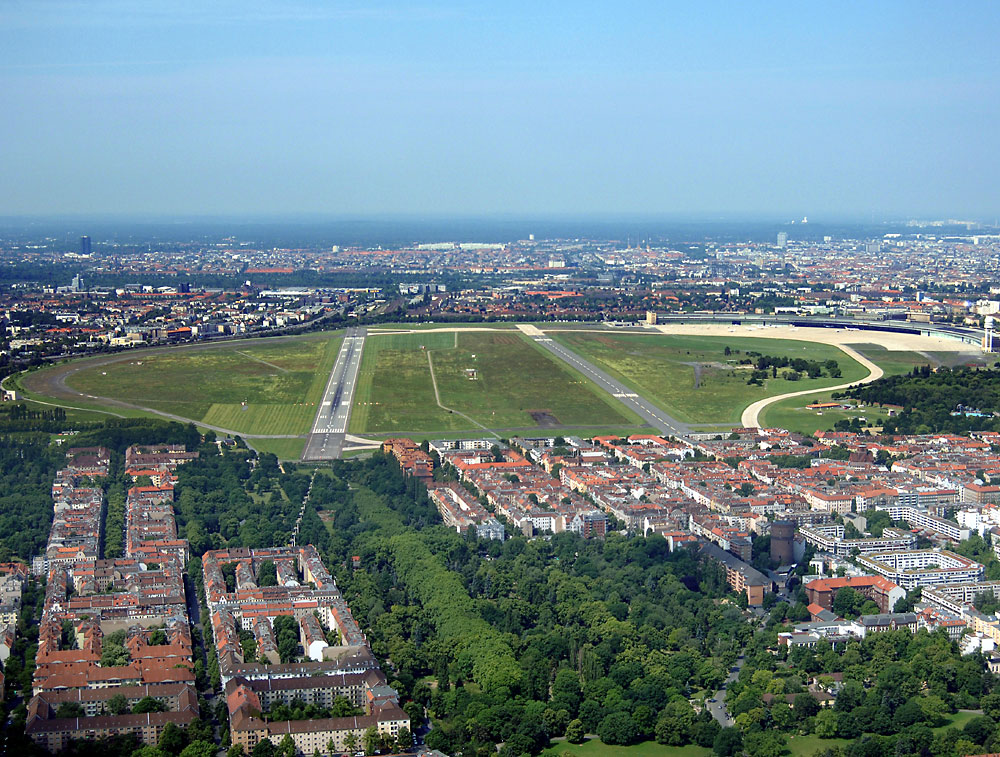
#> input picture schraegbild_tempelhof.jpg, 1000 x 757 px
$ jupyter execute cv2.ipynb
#> lines starting #> are read from the running program, lines starting #| are printed output that depends on the picture
[cell 1]
import numpy as np
import matplotlib.pyplot as plt
import cv2

[cell 2]
# control points in image coordinates: P1(305, 440), P2(672, 430), P3(480, 704), P4(971,630)
# destination points in 'world coordinates': P1(0, 0), P2(449, 0), P3(0, 465), P4(449, 465)
def calculate_projective_transformation(control_points, destination_points):
    """ calculates the homography for given control and destination points.

    - construct a matrix containing both the control and destination points
    - calculate the svd to find the homography

    """
    affine_trans = []

    if not len(control_points) == len(destination_points):
        raise Exception('Number of control points must match number of destination points')

    for index in range(0, len(control_points)):
        x_control, y_control = control_points[index]
        x_dest, y_dest = destination_points[index]

        matrix_entry_1 = [x_control, y_control, 1, 0, 0, 0, -x_dest*x_control, -x_dest*y_control, -x_dest]
        matrix_entry_2 = [0, 0, 0, x_control, y_control, 1, -y_dest*x_control, -y_dest*y_control, -y_dest]

        affine_trans.append(matrix_entry_1)
        affine_trans.append(matrix_entry_2)

    affine_trans = np.array(affine_trans)

    u, s, v = np.linalg.svd(affine_trans)
    homography = v[-1, :]
    homography = homography.reshape(3, 3)
    homography = homography / homography[2, 2]

    return homography


def apply_projective_transformation(image_path, control_points, destination_points):
    """

    """
#> called with image_path = 'schraegbild_tempelhof.jpg'
    image = cv2.imread(image_path, cv2.IMREAD_COLOR)
#> image is the input picture: shape (757, 1000, 3); mean B, G, R 137.4, 132.2, 111.3
    image = cv2.cvtColor(image, cv2.COLOR_BGR2RGB)

    homography = calculate_projective_transformation(control_points, destination_points)

    for point in destination_points:
        point_homogenous = np.append(np.array(point), 1)
        point_trans = np.dot(homography, point_homogenous)
        point_trans /= point_trans[2]
        print(point_trans)

[cell 3]
def projective_transform(image_path, h, output_shape=None, interpolation='nearest'):
    """
    """
#> called with image_path = 'schraegbild_tempelhof.jpg', h = array of shape (3, 3), output_shape = (449, 465), interpolation = 'nearest'
    image = cv2.imread(image_path, cv2.IMREAD_COLOR)
    image = cv2.cvtColor(image, cv2.COLOR_BGR2RGB)

    if output_shape is None:
        output_shape = image.shape[:2]

    h_inv = np.linalg.inv(h)
    h_out, w_out = output_shape
    channels = image.shape[2] if image.ndim == 3 else 1
#> channels = 3

    # Neues leeres Bild
    if channels > 1:
        transformed_image = np.zeros((h_out, w_out, channels), dtype=image.dtype)
    else:
        transformed_image = np.zeros((h_out, w_out), dtype=image.dtype)

    for y in range(h_out):
        for x in range(w_out):
            # Zielpunkt als homogene Koordinate
            dst_point = np.array([x, y, 1])
            src_point = h_inv @ dst_point
            src_point /= src_point[2]

            src_x, src_y = src_point[:2]

            # Interpolation
            if interpolation == 'nearest':
                src_x_ = int(round(src_x))
                src_y_ = int(round(src_y))
                if 0 <= src_x_ < image.shape[1] and 0 <= src_y_ < image.shape[0]:
                    transformed_image[y, x] = image[src_y_, src_x_]
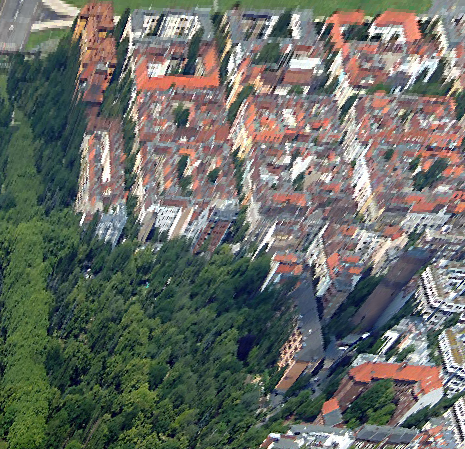
#> transformed_image: shape (449, 465, 3); mean R, G, B 105.6, 109, 102

    return transformed_image


def projective_equalization(image_path, destination_points, control_points, output_shape):
    """

    """
    homography = calculate_projective_transformation(control_points, destination_points)
    image_new = projective_transform(image_path, homography, output_shape)

    plt.title("Entzerrtes Bild")
    plt.imshow(image_new)
    plt.axis("off")


$ run again, with b1.jpg copied over schraegbild_tempelhof.jpg
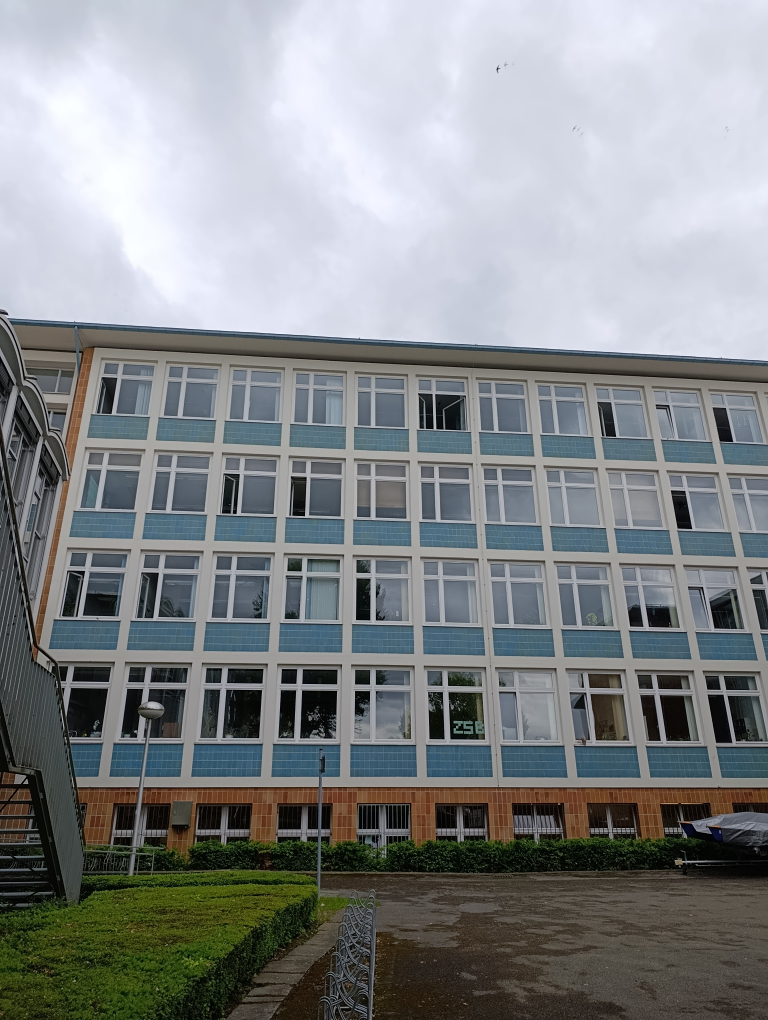
#> input picture b1.jpg, 3072 x 4080 px (shown at 1/4 size)
#> in apply_projective_transformation, image is the input picture: shape (4080, 3072, 3); mean B, G, R 138.5, 136.5, 132.9
#> after the loop in projective_transform, `for y in range(h_out):`:
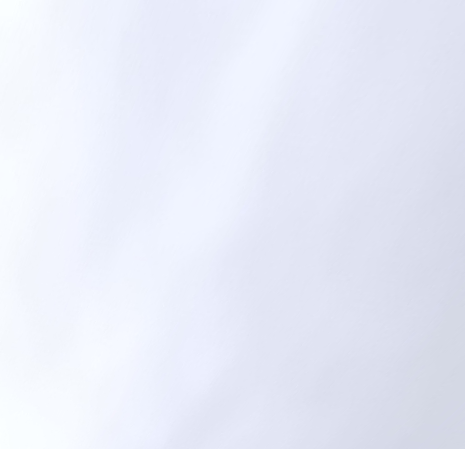
#> transformed_image: shape (449, 465, 3); mean R, G, B 232.1, 235.4, 247.7

$ run again, with b2.jpg copied over schraegbild_tempelhof.jpg
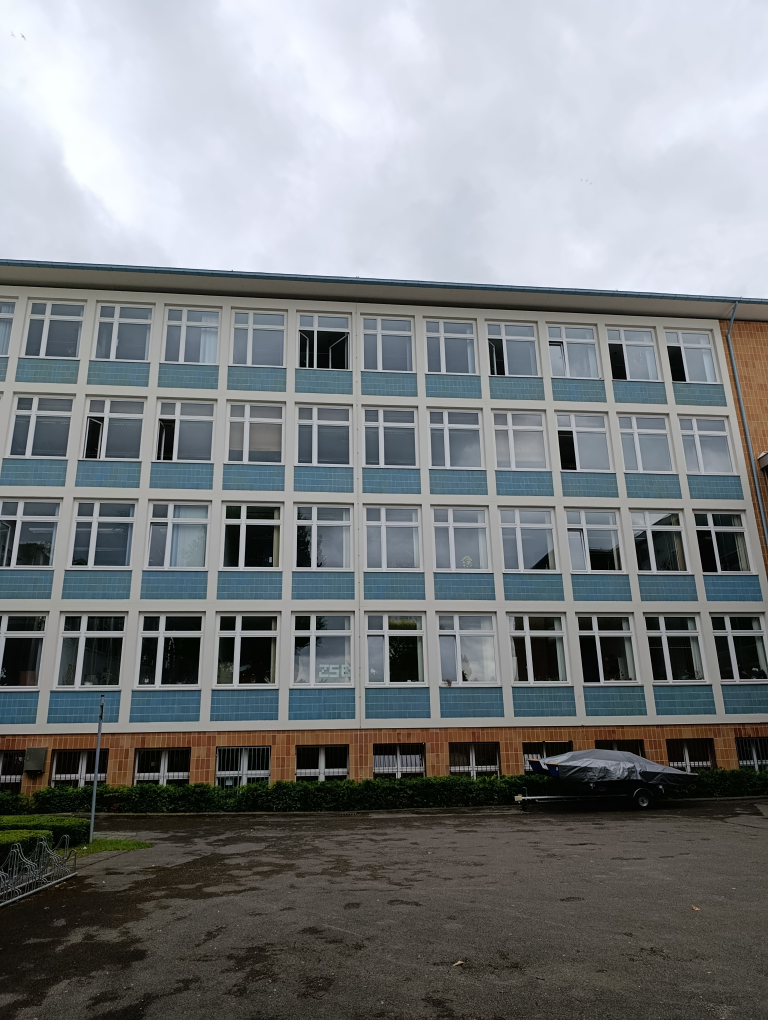
#> input picture b2.jpg, 3072 x 4080 px (shown at 1/4 size)
#> in apply_projective_transformation, image is the input picture: shape (4080, 3072, 3); mean B, G, R 129.5, 127.4, 124
#> after the loop in projective_transform, `for y in range(h_out):`:
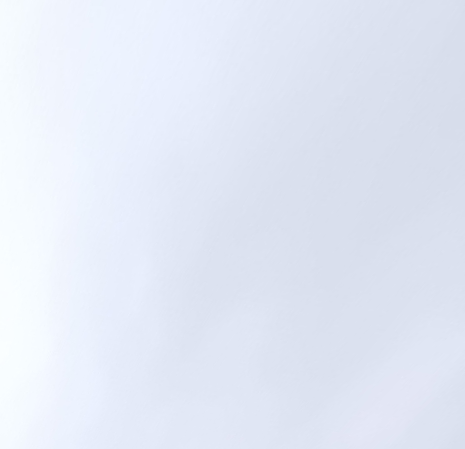
#> transformed_image: shape (449, 465, 3); mean R, G, B 227.1, 232.9, 245.5

$ run again, with b3.jpg copied over schraegbild_tempelhof.jpg
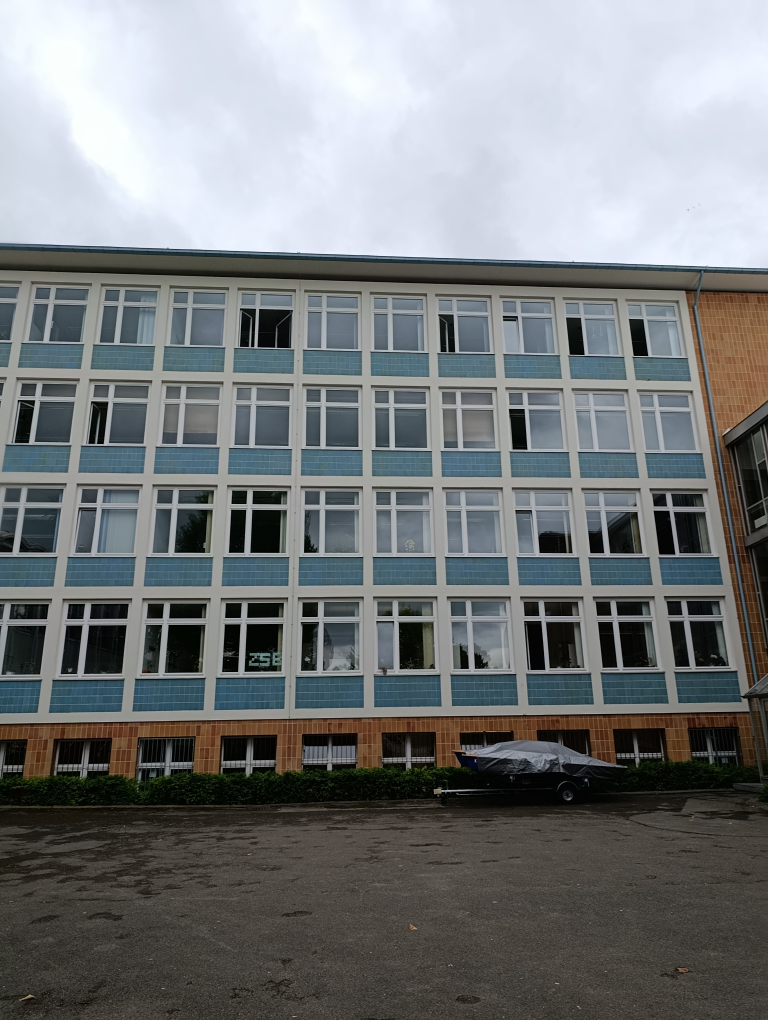
#> input picture b3.jpg, 3072 x 4080 px (shown at 1/4 size)
#> in apply_projective_transformation, image is the input picture: shape (4080, 3072, 3); mean B, G, R 124.9, 123.3, 119.9
#> after the loop in projective_transform, `for y in range(h_out):`:
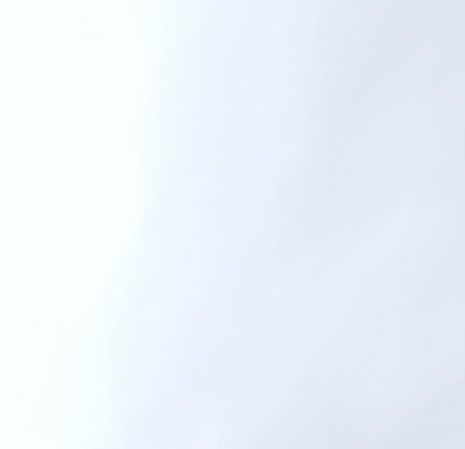
#> transformed_image: shape (449, 465, 3); mean R, G, B 236.1, 243.1, 251.3
